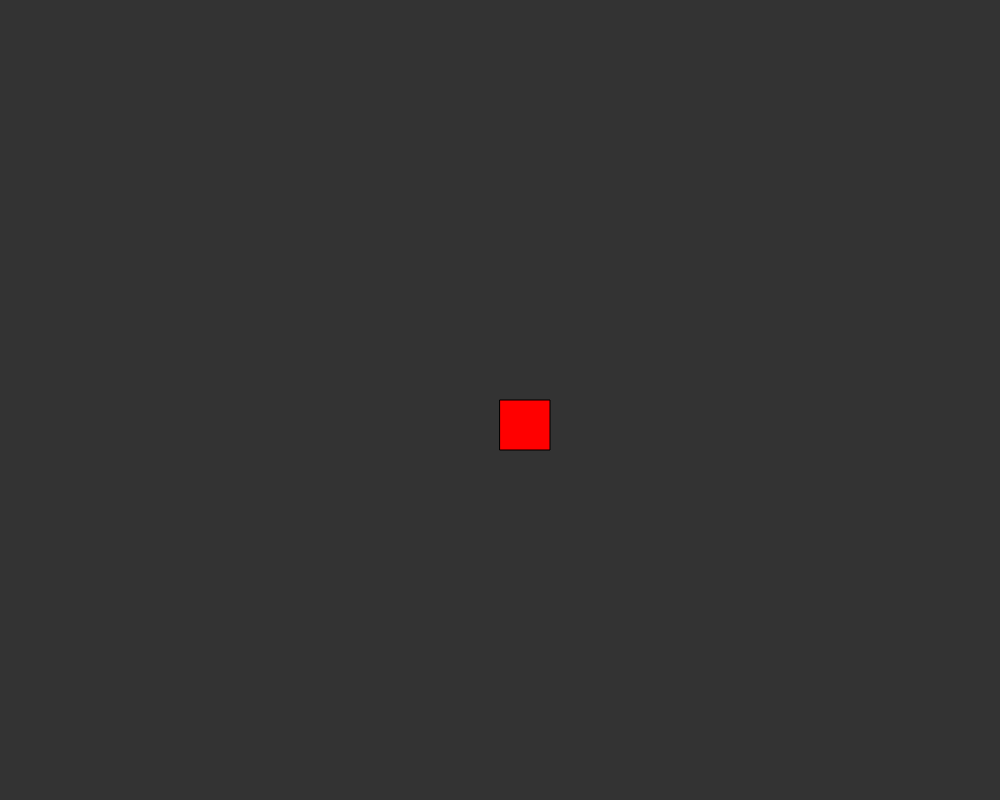
Frame 1 (no input)
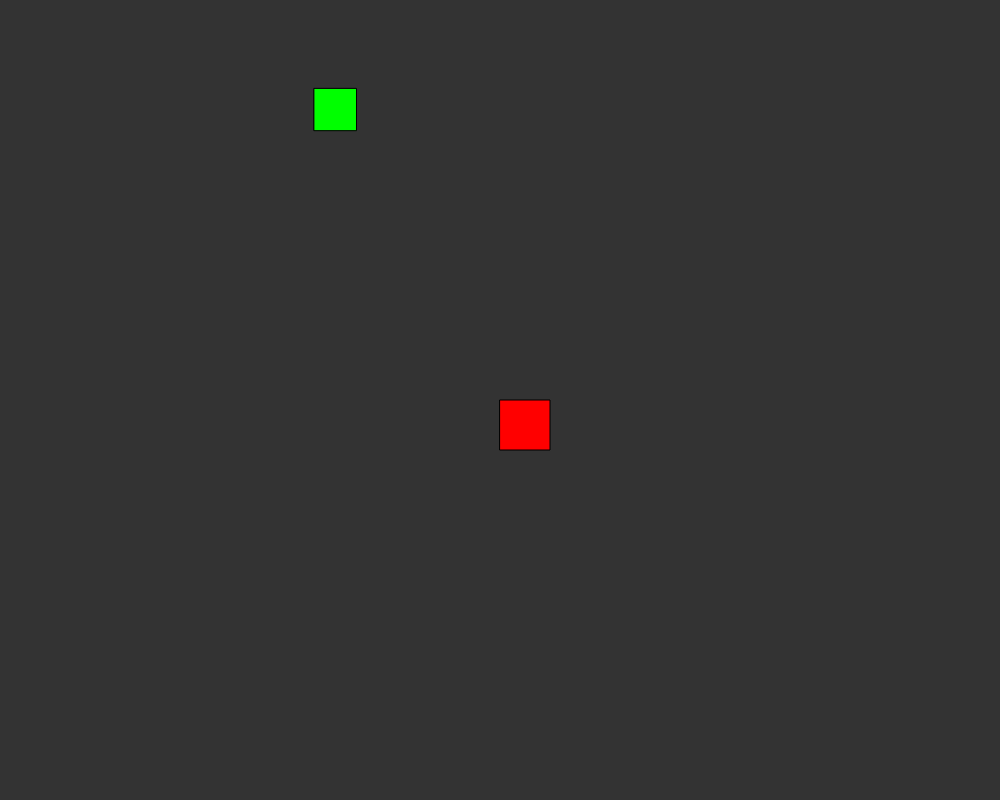
Frame 60 (no input)
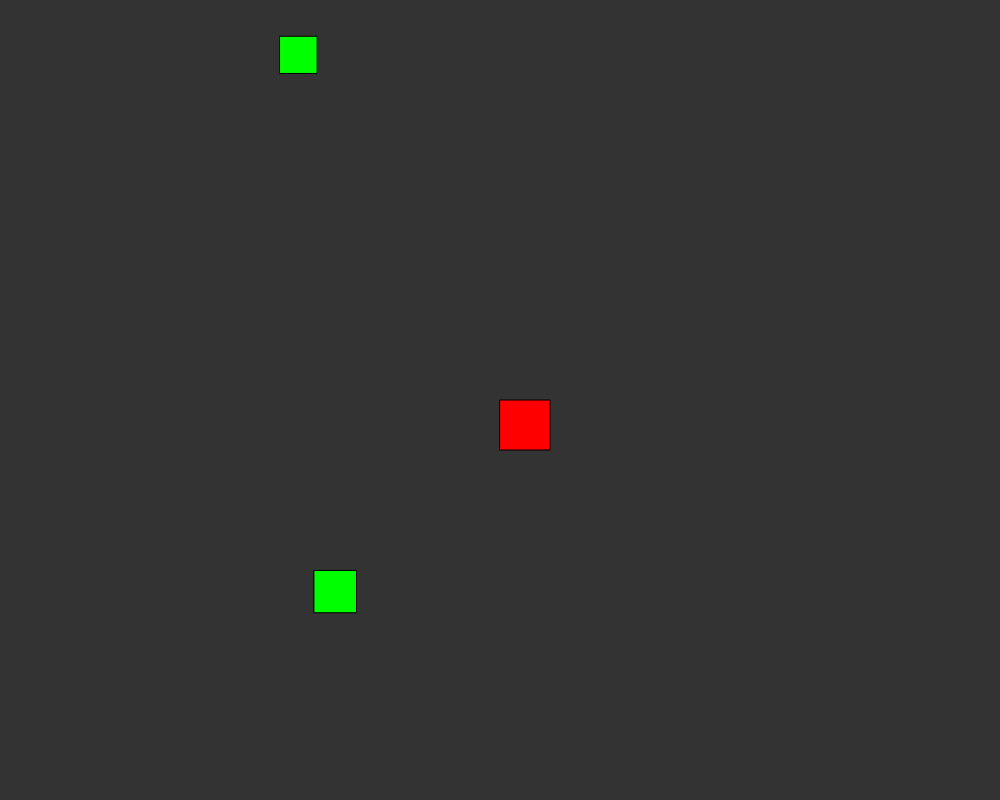
Frame 120 (the mouse pressed at the canvas centre since frame 60)

The p5.js sketch that drew these frames (run headless with seeded random() and noise() and a simulated clock; from frame 60 on, the mouse is pressed at the canvas centre):

// p5.js sketch
// ── sketch.js
var player,
	PLAYERSIZE = 50,
	ENEMYMINSIZE = 25,
	ENEMYMAXSIZE = 75,
	enemies = [],
	DIR_UP = "UP",
	DIR_DOWN = "DOWN",
	DIR_RIGHT = "RIGHT",
	DIR_LEFT = "LEFT",
	SPAWNRATE=50;

function Player(x, y, size){
	this.x = x;
	this.y = y;
	this.size = size;
	this.stride = 5;
	this.color = createVector(255, 0, 0); // red
	this.dir = createVector(0, 0); // x and y direction of movement
}

Player.prototype.show = function(){
	push();
	fill(this.color.x, this.color.y, this.color.z);
	rect(this.x, this.y, this.size, this.size);
	pop();
}

Player.prototype.update = function(){
	this.x += this.dir.x * this.stride;
	this.y += this.dir.y * this.stride;
}

Player.prototype.resetDir = function(dir){
	if(dir === DIR_LEFT || dir === DIR_RIGHT){
		this.dir.x = 0;
	}
	if(dir === DIR_UP || dir === DIR_DOWN){
		this.dir.y = 0;	
	}
}

Player.prototype.moveY = function(dirY){
	dirY = dirToNum(dirY);
	this.dir.y = dirY;
}

Player.prototype.moveX = function(dirX){
	dirX = dirToNum(dirX);
	this.dir.x = dirX;
}

Player.prototype.collide = function(enemy){
	if (
		(enemy.x + enemy.size) < this.x ||
		(enemy.y + enemy.size) < this.y ||
		enemy.x > (this. x + this.size) ||
		enemy.y > (this.y + this.size)
	){ 
		return false;
	}
	return true;
}

function Enemy(){
	this.size = random(ENEMYMINSIZE, ENEMYMAXSIZE);
	this.stride = random(0, 10);
	this.x = random(0 + this.size, width - this.size);
	this.y = 0;
	this.color = createVector(0, 255, 0);
}

Enemy.prototype.update = function(){
	this.y += this.stride;
}

Enemy.prototype.show = function(){
	push();
	fill(this.color.x, this.color.y, this.color.z);
	rect(this.x, this.y, this.size, this.size);
	pop();	
}

Enemy.prototype.offScreen = function(){
	return this.y > height;
}

function setup(){
	createCanvas(1000, 800);
	player = new Player(width/2, height/2, PLAYERSIZE);
	enemy = new Enemy();
}

function draw(){
	enemies.forEach(function(enemy){
		if(player.collide(enemy)){
			console.log("HIT");
		}
	});
	for(var i = enemies.length - 1; i >= 0; i--){
		if(enemies[i].offScreen()){
			enemies.splice(i,1);
		}
	}
	background(51);
	if(frameCount % SPAWNRATE === 0){
		enemies.push(new Enemy());
	}
	enemies.forEach(function(enemy){
		enemy.update();
		enemy.show();
	});
	player.update();
	player.show();
}

function dirToNum(dir){
	if(dir === DIR_DOWN || dir === DIR_RIGHT){
		return 1;
	} 
	if(dir === DIR_UP || dir === DIR_LEFT){
		return -1;
	}
	return 0;
}

function keyReleased(){
	if (keyCode === UP_ARROW){
		player.resetDir(DIR_UP);
	} else if (keyCode === DOWN_ARROW){
		player.resetDir(DIR_DOWN);
	} else if (keyCode === RIGHT_ARROW){
		player.resetDir(DIR_RIGHT);
	} else if (keyCode === LEFT_ARROW){
		player.resetDir(DIR_LEFT);
	}
}

function keyPressed(){
	if (keyCode === UP_ARROW){
		player.moveY(DIR_UP);
	} else if (keyCode === DOWN_ARROW){
		player.moveY(DIR_DOWN);
	} else if (keyCode === RIGHT_ARROW){
		player.moveX(DIR_RIGHT);
	} else if (keyCode === LEFT_ARROW){
		player.moveX(DIR_LEFT);
	}
}
// ── enemy.js
function Enemy(){
	this.size = random(ENEMYMINSIZE, ENEMYMAXSIZE);
	this.stride = random(0, 10);
	this.x = random(0 + this.size, width - this.size);
	this.y = 0;
	this.color = createVector(0, 255, 0);
}

Enemy.prototype.update = function(){
	this.y += this.stride;
}

Enemy.prototype.show = function(){
	push();
	fill(this.color.x, this.color.y, this.color.z);
	rect(this.x, this.y, this.size, this.size);
	pop();	
}

Enemy.prototype.offScreen = function(){
	return this.y > height;
}
// ── player.js
function Player(x, y, size){
	this.x = x;
	this.y = y;
	this.size = size;
	this.stride = 5;
	this.color = createVector(255, 0, 0); // red
	this.dir = createVector(0, 0); // x and y direction of movement
}

Player.prototype.show = function(){
	push();
	fill(this.color.x, this.color.y, this.color.z);
	rect(this.x, this.y, this.size, this.size);
	pop();
}

Player.prototype.update = function(){
	this.x += this.dir.x * this.stride;
	this.y += this.dir.y * this.stride;
	this.realignEdge();
}

Player.prototype.resetDir = function(dir){
	if(dir === DIR_LEFT || dir === DIR_RIGHT){
		this.dir.x = 0;
	}
	if(dir === DIR_UP || dir === DIR_DOWN){
		this.dir.y = 0;	
	}
}

Player.prototype.moveY = function(dirY){
	dirY = dirToNum(dirY);
	this.dir.y = dirY;
}

Player.prototype.moveX = function(dirX){
	dirX = dirToNum(dirX);
	this.dir.x = dirX;
}

Player.prototype.realignEdge = function(){
	if (this.x < 0){
		this.x = 0;
	}
	if (this.x + this.size > width){
		this.x = width - this.size;
	}
	if (this.y < 0){
		this.y = 0;
	}
	if (this.y + this.size > height){
		this.y = height - this.size;
	}
}

Player.prototype.collide = function(enemy){
	if (
		(enemy.x + enemy.size) < this.x ||
		(enemy.y + enemy.size) < this.y ||
		enemy.x > (this. x + this.size) ||
		enemy.y > (this.y + this.size)
	){ 
		return false;
	}
	return true;
}

function dirToNum(dir){
	if(dir === DIR_DOWN || dir === DIR_RIGHT){
		return 1;
	} 
	if(dir === DIR_UP || dir === DIR_LEFT){
		return -1;
	}
	return 0;
}
